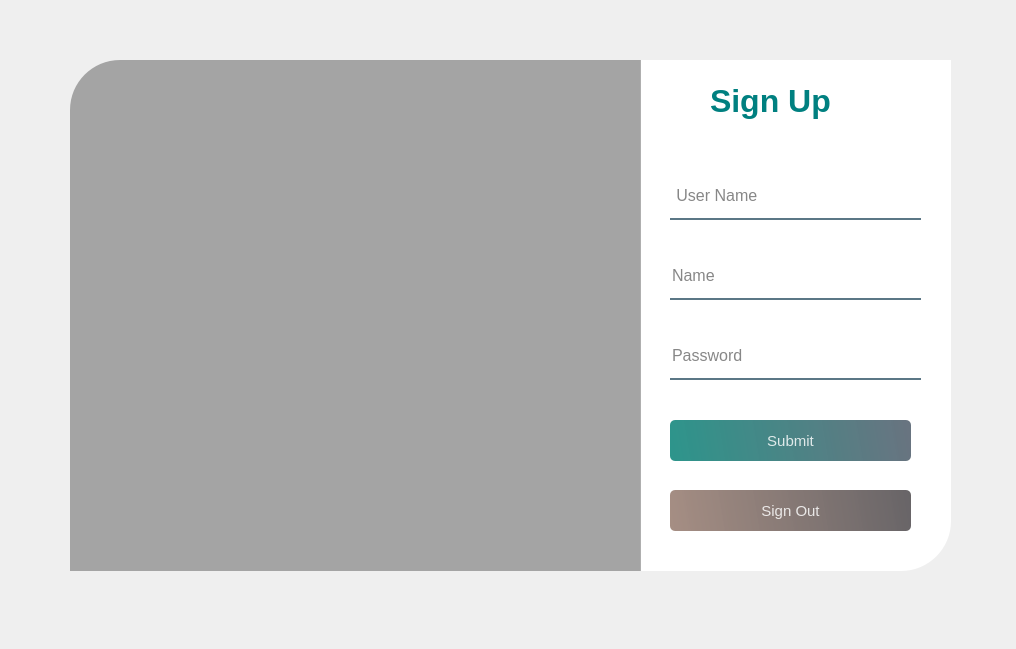
<?xml version="1.0" encoding="UTF-8"?>
<ui version="4.0">
 <class>Dialog</class>
 <widget class="QDialog" name="Dialog">
  <property name="geometry">
   <rect>
    <x>0</x>
    <y>0</y>
    <width>1016</width>
    <height>649</height>
   </rect>
  </property>
  <property name="minimumSize">
   <size>
    <width>716</width>
    <height>550</height>
   </size>
  </property>
  <property name="maximumSize">
   <size>
    <width>16777215</width>
    <height>16777215</height>
   </size>
  </property>
  <property name="font">
   <font>
    <family>Times New Roman</family>
   </font>
  </property>
  <property name="windowTitle">
   <string>Dialog</string>
  </property>
  <property name="styleSheet">
   <string notr="true"/>
  </property>
  <widget class="QWidget" name="widget" native="true">
   <property name="geometry">
    <rect>
     <x>10</x>
     <y>20</y>
     <width>971</width>
     <height>611</height>
    </rect>
   </property>
   <widget class="QLabel" name="label">
    <property name="geometry">
     <rect>
      <x>60</x>
      <y>40</y>
      <width>611</width>
      <height>511</height>
     </rect>
    </property>
    <property name="styleSheet">
     <string notr="true">border-top-left-radius:50px;
border-image: url(res/image_inverted.png);</string>
    </property>
    <property name="text">
     <string/>
    </property>
   </widget>
   <widget class="QLabel" name="label_2">
    <property name="geometry">
     <rect>
      <x>60</x>
      <y>40</y>
      <width>571</width>
      <height>511</height>
     </rect>
    </property>
    <property name="styleSheet">
     <string notr="true">background-color:rgba(0,0,0,80);
border-top-left-radius:50px</string>
    </property>
    <property name="text">
     <string/>
    </property>
   </widget>
   <widget class="QLabel" name="label_4">
    <property name="geometry">
     <rect>
      <x>700</x>
      <y>50</y>
      <width>171</width>
      <height>61</height>
     </rect>
    </property>
    <property name="font">
     <font>
      <family>MS Shell Dlg 2</family>
      <pointsize>24</pointsize>
      <weight>75</weight>
      <bold>true</bold>
     </font>
    </property>
    <property name="styleSheet">
     <string notr="true">color: rgb(0, 128, 128);</string>
    </property>
    <property name="text">
     <string>Sign Up</string>
    </property>
   </widget>
   <widget class="QLineEdit" name="lineEdit_4">
    <property name="geometry">
     <rect>
      <x>660</x>
      <y>320</y>
      <width>251</width>
      <height>40</height>
     </rect>
    </property>
    <property name="font">
     <font>
      <family>MS Shell Dlg 2</family>
      <pointsize>12</pointsize>
     </font>
    </property>
    <property name="styleSheet">
     <string notr="true">background-color:rgba(0,0,0,0);
border:none;
border-bottom:2px solid rgba(46,82,101,200);
color:rgb(0,0,0,240);
padding-bottom:7px;</string>
    </property>
    <property name="placeholderText">
     <string>Password</string>
    </property>
   </widget>
   <widget class="QLineEdit" name="lineEdit_2">
    <property name="geometry">
     <rect>
      <x>660</x>
      <y>160</y>
      <width>251</width>
      <height>40</height>
     </rect>
    </property>
    <property name="font">
     <font>
      <family>MS Shell Dlg 2</family>
      <pointsize>12</pointsize>
     </font>
    </property>
    <property name="styleSheet">
     <string notr="true">background-color:rgba(0,0,0,0);
border:none;
border-bottom:2px solid rgba(46,82,101,200);
color:rgb(0,0,0,240);
padding-bottom:7px;</string>
    </property>
    <property name="placeholderText">
     <string> User Name</string>
    </property>
   </widget>
   <widget class="QLineEdit" name="lineEdit_3">
    <property name="geometry">
     <rect>
      <x>660</x>
      <y>240</y>
      <width>251</width>
      <height>40</height>
     </rect>
    </property>
    <property name="font">
     <font>
      <family>MS Shell Dlg 2</family>
      <pointsize>12</pointsize>
     </font>
    </property>
    <property name="styleSheet">
     <string notr="true">background-color:rgba(0,0,0,0);
border:none;
border-bottom:2px solid rgba(46,82,101,200);
color:rgb(0,0,0,240);
padding-bottom:7px;</string>
    </property>
    <property name="placeholderText">
     <string>Name</string>
    </property>
   </widget>
   <widget class="QPushButton" name="pushButton">
    <property name="geometry">
     <rect>
      <x>660</x>
      <y>400</y>
      <width>241</width>
      <height>41</height>
     </rect>
    </property>
    <property name="font">
     <font>
      <family>MS Shell Dlg 2</family>
      <pointsize>11</pointsize>
      <weight>50</weight>
      <bold>false</bold>
     </font>
    </property>
    <property name="styleSheet">
     <string notr="true">QPushButton#pushButton{
	background-color:qlineargradient(spread:pad,x1:0,y1:0.505682,x2:1,y2:0.477,stop:0 rgba(11,131,120,219),stop:1 rgba(85,98,112,226));
	color:rgba(255,255,255,210);
	border-radius:5px;
}

QPushButton#pushButton:hover{
	background-color:qlineargradient(spread:pad,x1:0,y1:0.505682,x2:1,y2:0.477,stop:0 rgba(150,123,111,219),stop:1 rgba(85,81,84,226));
	color:rgba(255,255,255,210);
}

QPushButton#pushButton:pressed{

	padding-left:5px;
	padding-top:5px;
	background-color:rgba(150,123,111,255);
}

	</string>
    </property>
    <property name="text">
     <string>Submit</string>
    </property>
   </widget>
   <widget class="QLabel" name="label_3">
    <property name="geometry">
     <rect>
      <x>630</x>
      <y>40</y>
      <width>311</width>
      <height>511</height>
     </rect>
    </property>
    <property name="styleSheet">
     <string notr="true">background-color:rgba(255,255,255,255);
border-bottom-right-radius:50px;</string>
    </property>
    <property name="text">
     <string/>
    </property>
   </widget>
   <widget class="QPushButton" name="pushButton_2">
    <property name="geometry">
     <rect>
      <x>660</x>
      <y>470</y>
      <width>241</width>
      <height>41</height>
     </rect>
    </property>
    <property name="font">
     <font>
      <family>MS Shell Dlg 2</family>
      <pointsize>11</pointsize>
      <weight>50</weight>
      <bold>false</bold>
     </font>
    </property>
    <property name="styleSheet">
     <string notr="true">QPushButton#pushButton_2{
	background-color:qlineargradient(spread:pad,x1:0,y1:0.505682,x2:1,y2:0.477,stop:0 rgba(150,123,111,219),stop:1 rgba(85,81,84,226));
	color:rgba(255,255,255,210);
	border-radius:5px;
}



QPushButton#pushButton_2:hover{
	background-color:qlineargradient(spread:pad,x1:0,y1:0.505682,x2:1,y2:0.477,stop:0 rgba(11,131,120,219),stop:1 rgba(85,98,112,226));
	color:rgba(255,255,255,210);
}

QPushButton#pushButton_2:pressed{

	padding-left:5px;
	padding-top:5px;
	background-color:rgba(150,123,111,255);
}

	</string>
    </property>
    <property name="text">
     <string>Sign Out</string>
    </property>
   </widget>
   <zorder>label</zorder>
   <zorder>label_3</zorder>
   <zorder>label_2</zorder>
   <zorder>label_4</zorder>
   <zorder>lineEdit_4</zorder>
   <zorder>lineEdit_2</zorder>
   <zorder>lineEdit_3</zorder>
   <zorder>pushButton</zorder>
   <zorder>pushButton_2</zorder>
  </widget>
 </widget>
 <resources>
  <include location="res1.qrc"/>
 </resources>
 <connections/>
</ui>
